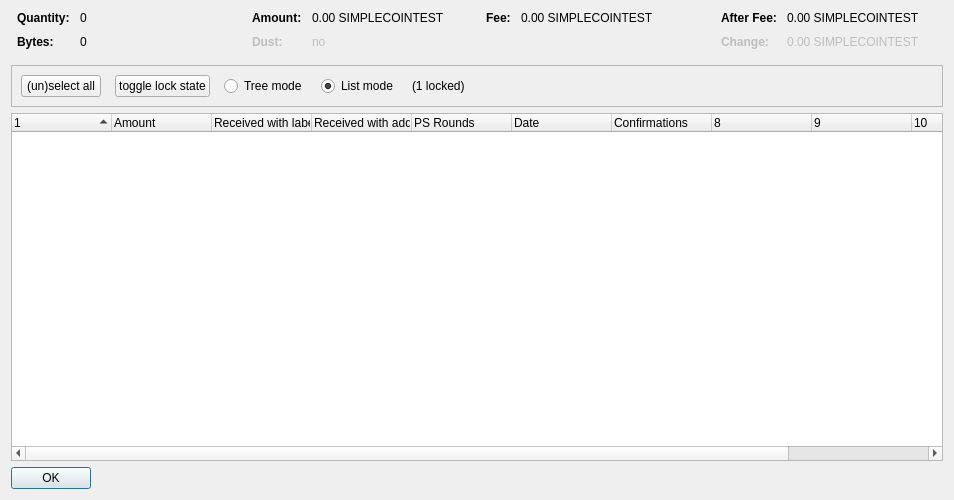
<?xml version="1.0" encoding="UTF-8"?>
<ui version="4.0">
 <class>CoinControlDialog</class>
 <widget class="QDialog" name="CoinControlDialog">
  <property name="geometry">
   <rect>
    <x>0</x>
    <y>0</y>
    <width>954</width>
    <height>500</height>
   </rect>
  </property>
  <property name="windowTitle">
   <string>Coin Selection</string>
  </property>
  <layout class="QVBoxLayout" name="verticalLayout">
   <item>
    <layout class="QHBoxLayout" name="horizontalLayoutTop" stretch="0,0,0,0">
     <property name="topMargin">
      <number>0</number>
     </property>
     <property name="bottomMargin">
      <number>10</number>
     </property>
     <item>
      <layout class="QFormLayout" name="formLayoutCoinControl1">
       <property name="horizontalSpacing">
        <number>10</number>
       </property>
       <property name="verticalSpacing">
        <number>10</number>
       </property>
       <property name="leftMargin">
        <number>6</number>
       </property>
       <property name="rightMargin">
        <number>6</number>
       </property>
       <item row="0" column="0">
        <widget class="QLabel" name="labelCoinControlQuantityText">
         <property name="font">
          <font>
           <weight>75</weight>
           <bold>true</bold>
          </font>
         </property>
         <property name="text">
          <string>Quantity:</string>
         </property>
        </widget>
       </item>
       <item row="0" column="1">
        <widget class="QLabel" name="labelCoinControlQuantity">
         <property name="cursor">
          <cursorShape>IBeamCursor</cursorShape>
         </property>
         <property name="contextMenuPolicy">
          <enum>Qt::ActionsContextMenu</enum>
         </property>
         <property name="text">
          <string notr="true">0</string>
         </property>
         <property name="textInteractionFlags">
          <set>Qt::LinksAccessibleByMouse|Qt::TextSelectableByKeyboard|Qt::TextSelectableByMouse</set>
         </property>
        </widget>
       </item>
       <item row="1" column="0">
        <widget class="QLabel" name="labelCoinControlBytesText">
         <property name="font">
          <font>
           <weight>75</weight>
           <bold>true</bold>
          </font>
         </property>
         <property name="text">
          <string>Bytes:</string>
         </property>
        </widget>
       </item>
       <item row="1" column="1">
        <widget class="QLabel" name="labelCoinControlBytes">
         <property name="cursor">
          <cursorShape>IBeamCursor</cursorShape>
         </property>
         <property name="contextMenuPolicy">
          <enum>Qt::ActionsContextMenu</enum>
         </property>
         <property name="text">
          <string notr="true">0</string>
         </property>
         <property name="textInteractionFlags">
          <set>Qt::LinksAccessibleByMouse|Qt::TextSelectableByKeyboard|Qt::TextSelectableByMouse</set>
         </property>
        </widget>
       </item>
      </layout>
     </item>
     <item>
      <layout class="QFormLayout" name="formLayoutCoinControl2">
       <property name="horizontalSpacing">
        <number>10</number>
       </property>
       <property name="verticalSpacing">
        <number>10</number>
       </property>
       <property name="leftMargin">
        <number>6</number>
       </property>
       <property name="rightMargin">
        <number>6</number>
       </property>
       <item row="0" column="0">
        <widget class="QLabel" name="labelCoinControlAmountText">
         <property name="font">
          <font>
           <weight>75</weight>
           <bold>true</bold>
          </font>
         </property>
         <property name="text">
          <string>Amount:</string>
         </property>
        </widget>
       </item>
       <item row="0" column="1">
        <widget class="QLabel" name="labelCoinControlAmount">
         <property name="cursor">
          <cursorShape>IBeamCursor</cursorShape>
         </property>
         <property name="contextMenuPolicy">
          <enum>Qt::ActionsContextMenu</enum>
         </property>
         <property name="text">
          <string notr="true">0.00 SIMPLECOINTEST</string>
         </property>
         <property name="textInteractionFlags">
          <set>Qt::LinksAccessibleByMouse|Qt::TextSelectableByKeyboard|Qt::TextSelectableByMouse</set>
         </property>
        </widget>
       </item>
       <item row="1" column="0">
        <widget class="QLabel" name="labelCoinControlLowOutputText">
         <property name="enabled">
          <bool>false</bool>
         </property>
         <property name="font">
          <font>
           <weight>75</weight>
           <bold>true</bold>
          </font>
         </property>
         <property name="text">
          <string>Dust:</string>
         </property>
        </widget>
       </item>
       <item row="1" column="1">
        <widget class="QLabel" name="labelCoinControlLowOutput">
         <property name="enabled">
          <bool>false</bool>
         </property>
         <property name="cursor">
          <cursorShape>IBeamCursor</cursorShape>
         </property>
         <property name="contextMenuPolicy">
          <enum>Qt::ActionsContextMenu</enum>
         </property>
         <property name="text">
          <string notr="true">no</string>
         </property>
         <property name="textInteractionFlags">
          <set>Qt::LinksAccessibleByMouse|Qt::TextSelectableByKeyboard|Qt::TextSelectableByMouse</set>
         </property>
        </widget>
       </item>
      </layout>
     </item>
     <item>
      <layout class="QFormLayout" name="formLayoutCoinControl3">
       <property name="horizontalSpacing">
        <number>10</number>
       </property>
       <property name="verticalSpacing">
        <number>10</number>
       </property>
       <property name="leftMargin">
        <number>6</number>
       </property>
       <property name="rightMargin">
        <number>6</number>
       </property>
       <item row="0" column="0">
        <widget class="QLabel" name="labelCoinControlFeeText">
         <property name="font">
          <font>
           <weight>75</weight>
           <bold>true</bold>
          </font>
         </property>
         <property name="text">
          <string>Fee:</string>
         </property>
        </widget>
       </item>
       <item row="0" column="1">
        <widget class="QLabel" name="labelCoinControlFee">
         <property name="cursor">
          <cursorShape>IBeamCursor</cursorShape>
         </property>
         <property name="contextMenuPolicy">
          <enum>Qt::ActionsContextMenu</enum>
         </property>
         <property name="text">
          <string notr="true">0.00 SIMPLECOINTEST</string>
         </property>
         <property name="textInteractionFlags">
          <set>Qt::LinksAccessibleByMouse|Qt::TextSelectableByKeyboard|Qt::TextSelectableByMouse</set>
         </property>
        </widget>
       </item>
      </layout>
     </item>
     <item>
      <layout class="QFormLayout" name="formLayoutCoinControl4">
       <property name="horizontalSpacing">
        <number>10</number>
       </property>
       <property name="verticalSpacing">
        <number>10</number>
       </property>
       <property name="leftMargin">
        <number>6</number>
       </property>
       <property name="rightMargin">
        <number>6</number>
       </property>
       <item row="0" column="0">
        <widget class="QLabel" name="labelCoinControlAfterFeeText">
         <property name="font">
          <font>
           <weight>75</weight>
           <bold>true</bold>
          </font>
         </property>
         <property name="text">
          <string>After Fee:</string>
         </property>
        </widget>
       </item>
       <item row="0" column="1">
        <widget class="QLabel" name="labelCoinControlAfterFee">
         <property name="cursor">
          <cursorShape>IBeamCursor</cursorShape>
         </property>
         <property name="contextMenuPolicy">
          <enum>Qt::ActionsContextMenu</enum>
         </property>
         <property name="text">
          <string notr="true">0.00 SIMPLECOINTEST</string>
         </property>
         <property name="textInteractionFlags">
          <set>Qt::LinksAccessibleByMouse|Qt::TextSelectableByKeyboard|Qt::TextSelectableByMouse</set>
         </property>
        </widget>
       </item>
       <item row="1" column="0">
        <widget class="QLabel" name="labelCoinControlChangeText">
         <property name="enabled">
          <bool>false</bool>
         </property>
         <property name="font">
          <font>
           <weight>75</weight>
           <bold>true</bold>
          </font>
         </property>
         <property name="text">
          <string>Change:</string>
         </property>
        </widget>
       </item>
       <item row="1" column="1">
        <widget class="QLabel" name="labelCoinControlChange">
         <property name="enabled">
          <bool>false</bool>
         </property>
         <property name="cursor">
          <cursorShape>IBeamCursor</cursorShape>
         </property>
         <property name="contextMenuPolicy">
          <enum>Qt::ActionsContextMenu</enum>
         </property>
         <property name="text">
          <string notr="true">0.00 SIMPLECOINTEST</string>
         </property>
         <property name="textInteractionFlags">
          <set>Qt::LinksAccessibleByMouse|Qt::TextSelectableByKeyboard|Qt::TextSelectableByMouse</set>
         </property>
        </widget>
       </item>
      </layout>
     </item>
    </layout>
   </item>
   <item>
    <widget class="QFrame" name="frame">
     <property name="minimumSize">
      <size>
       <width>0</width>
       <height>40</height>
      </size>
     </property>
     <property name="frameShape">
      <enum>QFrame::StyledPanel</enum>
     </property>
     <property name="frameShadow">
      <enum>QFrame::Sunken</enum>
     </property>
     <layout class="QHBoxLayout" name="horizontalLayout">
      <item>
       <layout class="QHBoxLayout" name="horizontalLayoutPanel" stretch="0,0,0,0,0,0">
        <property name="spacing">
         <number>14</number>
        </property>
        <item>
         <widget class="QPushButton" name="pushButtonSelectAll">
          <property name="sizePolicy">
           <sizepolicy hsizetype="Maximum" vsizetype="Fixed">
            <horstretch>0</horstretch>
            <verstretch>0</verstretch>
           </sizepolicy>
          </property>
          <property name="text">
           <string>(un)select all</string>
          </property>
          <property name="autoDefault">
           <bool>false</bool>
          </property>
         </widget>
        </item>
        <item>
         <widget class="QPushButton" name="pushButtonToggleLock">
          <property name="sizePolicy">
           <sizepolicy hsizetype="Maximum" vsizetype="Fixed">
            <horstretch>0</horstretch>
            <verstretch>0</verstretch>
           </sizepolicy>
          </property>
          <property name="text">
           <string>toggle lock state</string>
          </property>
          <property name="autoDefault">
           <bool>false</bool>
          </property>
         </widget>
        </item>
        <item>
         <widget class="QRadioButton" name="radioTreeMode">
          <property name="sizePolicy">
           <sizepolicy hsizetype="Maximum" vsizetype="Fixed">
            <horstretch>0</horstretch>
            <verstretch>0</verstretch>
           </sizepolicy>
          </property>
          <property name="text">
           <string>Tree mode</string>
          </property>
         </widget>
        </item>
        <item>
         <widget class="QRadioButton" name="radioListMode">
          <property name="sizePolicy">
           <sizepolicy hsizetype="Maximum" vsizetype="Fixed">
            <horstretch>0</horstretch>
            <verstretch>0</verstretch>
           </sizepolicy>
          </property>
          <property name="text">
           <string>List mode</string>
          </property>
          <property name="checked">
           <bool>true</bool>
          </property>
         </widget>
        </item>
        <item>
         <widget class="QLabel" name="labelLocked">
          <property name="text">
           <string>(1 locked)</string>
          </property>
         </widget>
        </item>
        <item>
         <spacer name="horizontalSpacer">
          <property name="orientation">
           <enum>Qt::Horizontal</enum>
          </property>
          <property name="sizeHint" stdset="0">
           <size>
            <width>40</width>
            <height>20</height>
           </size>
          </property>
         </spacer>
        </item>
       </layout>
      </item>
     </layout>
    </widget>
   </item>
   <item>
    <widget class="CoinControlTreeWidget" name="treeWidget">
     <property name="contextMenuPolicy">
      <enum>Qt::CustomContextMenu</enum>
     </property>
     <property name="sortingEnabled">
      <bool>false</bool>
     </property>
     <property name="columnCount">
      <number>11</number>
     </property>
     <attribute name="headerShowSortIndicator" stdset="0">
      <bool>true</bool>
     </attribute>
     <attribute name="headerStretchLastSection">
      <bool>false</bool>
     </attribute>
     <column>
      <property name="text">
       <string/>
      </property>
     </column>
     <column>
      <property name="text">
       <string>Amount</string>
      </property>
     </column>
     <column>
      <property name="text">
       <string>Received with label</string>
      </property>
     </column>
     <column>
      <property name="text">
       <string>Received with address</string>
      </property>
     </column>
     <column>
      <property name="text">
       <string>PS Rounds</string>
      </property>
     </column>
     <column>
      <property name="text">
       <string>Date</string>
      </property>
     </column>
     <column>
      <property name="text">
       <string>Confirmations</string>
      </property>
      <property name="toolTip">
       <string>Confirmed</string>
      </property>
     </column>
     <column>
      <property name="text">
       <string/>
      </property>
     </column>
     <column>
      <property name="text">
       <string/>
      </property>
     </column>
     <column>
      <property name="text">
       <string/>
      </property>
     </column>
     <column>
      <property name="text">
       <string/>
      </property>
     </column>
    </widget>
   </item>
   <item>
    <widget class="QDialogButtonBox" name="buttonBox">
     <property name="sizePolicy">
      <sizepolicy hsizetype="Maximum" vsizetype="Fixed">
       <horstretch>0</horstretch>
       <verstretch>0</verstretch>
      </sizepolicy>
     </property>
     <property name="orientation">
      <enum>Qt::Horizontal</enum>
     </property>
     <property name="standardButtons">
      <set>QDialogButtonBox::Ok</set>
     </property>
    </widget>
   </item>
  </layout>
 </widget>
 <customwidgets>
  <customwidget>
   <class>CoinControlTreeWidget</class>
   <extends>QTreeWidget</extends>
   <header>coincontroltreewidget.h</header>
  </customwidget>
 </customwidgets>
 <resources/>
 <connections/>
</ui>
